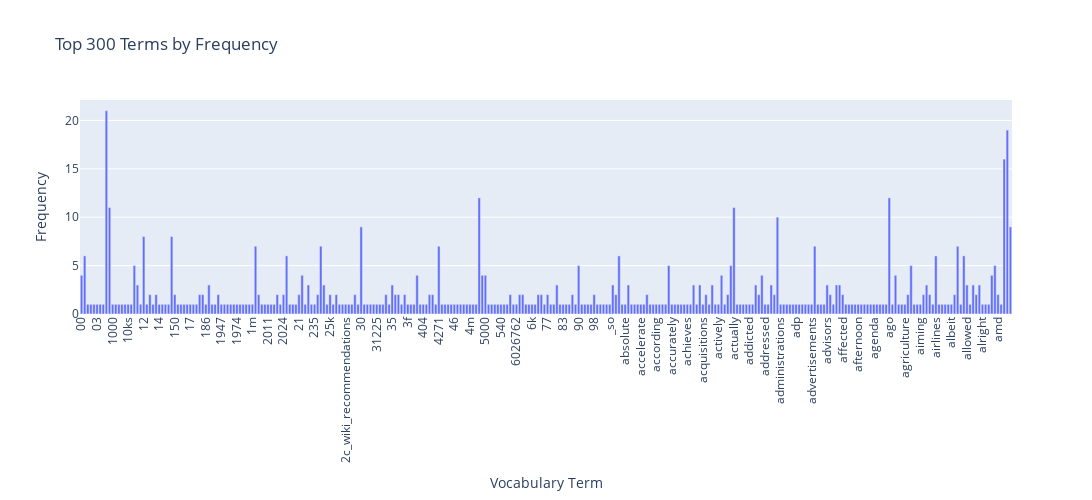

Notebook source saved alongside this figure:
### Code cell
import plotly.express as px

df_terms = pd.DataFrame({
    "term": count_vect.get_feature_names_out()[:300],
    "frequency": term_frequencies[:300]
})

fig = px.bar(df_terms, 
             x="term", 
             y="frequency",
             title="Top 300 Terms by Frequency",
             labels={"term": "Vocabulary Term", "frequency": "Frequency"})


fig.update_layout(xaxis_tickangle=-90, width=1200, height=500)

### Figure 1 — Plotly figure (JSON) as saved in the notebook; plotly's stock layout.template omitted (floating-point values rounded to 4 significant figures; data arrays with more than 128 entries replaced by an {"elided": "..."} marker saying what was removed)
{"data": [{"hovertemplate": "Vocabulary Term=%{x}<br>Frequency=%{y}<extra></extra>", "legendgroup": "", "marker": {"color": "#636efa", "pattern": {"shape": ""}}, "name": "", "orientation": "v", "showlegend": false, "textposition": "auto", "type": "bar", "x": {"elided": "300 str values"}, "xaxis": "x", "y": {"elided": "300 int values"}, "yaxis": "y"}], "layout": {"barmode": "relative", "height": 500, "legend": {"tracegroupgap": 0}, "title": {"text": "Top 300 Terms by Frequency"}, "width": 1200, "xaxis": {"anchor": "y", "domain": [0, 1], "tickangle": -90, "title": {"text": "Vocabulary Term"}}, "yaxis": {"anchor": "x", "domain": [0, 1], "title": {"text": "Frequency"}}}}
